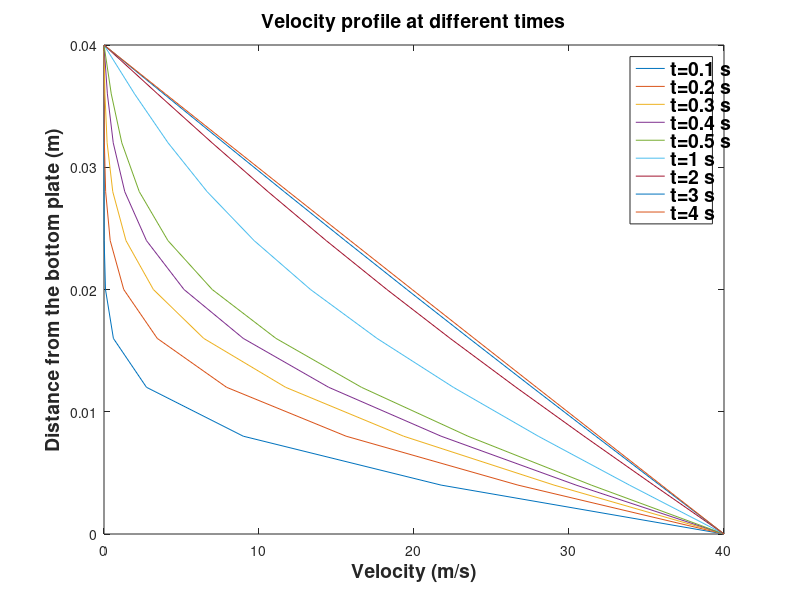

Source code (MATLAB):
%PROJECT 1 - ANALYTICAL SOLUTION

clear;
clc;

%Part 1)
%PARAMETERS
h = 0.04;                   %distance between two parallel plates extended to infinity [m]
nu = 0.000217;              %kinematic viscosity [m^2/s]
U_0 = 40;                   %velocity of lower plate [m/s]
N=11;                     %number of grid points


%TIME = .1 [s]
t=.1;
del_y = h/(N-1);                  %grid point increment
eta_1 = h/(2*sqrt(nu*t));
i=1;
    for y=0:del_y:h
        Y(i) = y;
        eta  = y/(2*sqrt(nu*t)) ;
            for n = 1:10
                A(n) = erfc((2*(n-1)*eta_1)+eta);
                B(n) = erfc((2*(n)*eta_1)-eta);
            end
        X=sum(A);
        Z=sum(B);
        U(i)=U_0*(X-Z);
        i=i+1;
    end
    
%TIME = .2 [s]
t=.2;
del_y = h/(N-1);                  %grid point increment
eta_1 = h/(2*sqrt(nu*t));
i=1;
    for y=0:del_y:h
        Y(i) = y;
        eta  = y/(2*sqrt(nu*t)); 
            for n = 1:10
                A(n) = erfc((2*(n-1)*eta_1)+eta);
                B(n) = erfc((2*(n)*eta_1)-eta);
            end
        X=sum(A);
        Z=sum(B);
        U_2(i)=U_0*(X-Z);
        i=i+1;
    end    

    
%TIME = .3 [s]
t=.3;
del_y = h/(N-1);                  %grid point increment
eta_1 = h/(2*sqrt(nu*t));
i=1;
    for y=0:del_y:h
        Y(i) = y;
        eta  = y/(2*sqrt(nu*t)) ;
            for n = 1:10
                A(n) = erfc((2*(n-1)*eta_1)+eta);
                B(n) = erfc((2*(n)*eta_1)-eta);
            end
        X=sum(A);
        Z=sum(B);
        U_3(i)=U_0*(X-Z);
        i=i+1;
    end        

    
%TIME = .4 [s]
t=.4;
del_y = h/(N-1);                  %grid point increment
eta_1 = h/(2*sqrt(nu*t));
i=1;
    for y=0:del_y:h
        Y(i) = y;
        eta  = y/(2*sqrt(nu*t)) ;
            for n = 1:10
                A(n) = erfc((2*(n-1)*eta_1)+eta);
                B(n) = erfc((2*(n)*eta_1)-eta);
            end
        X=sum(A);
        Z=sum(B);
        U_4(i)=U_0*(X-Z);
        i=i+1;
    end        

    
%TIME = .5 [s]
t=.5;
del_y = h/(N-1);                  %grid point increment
eta_1 = h/(2*sqrt(nu*t));
i=1;
    for y=0:del_y:h
        Y(i) = y;
        eta  = y/(2*sqrt(nu*t)) ;
            for n = 1:10
                A(n) = erfc((2*(n-1)*eta_1)+eta);
                B(n) = erfc((2*(n)*eta_1)-eta);
            end
        X=sum(A);
        Z=sum(B);
        U_5(i)=U_0*(X-Z);
        i=i+1;
    end    
    

%TIME = 1 [s]
t=1;
del_y = h/(N-1);                  %grid point increment
eta_1 = h/(2*sqrt(nu*t));
i=1;
    for y=0:del_y:h
        Y(i) = y;
        eta  = y/(2*sqrt(nu*t)) ;
            for n = 1:10
                A(n) = erfc((2*(n-1)*eta_1)+eta);
                B(n) = erfc((2*(n)*eta_1)-eta);
            end
        X=sum(A);
        Z=sum(B);
        U_6(i)=U_0*(X-Z);
        i=i+1;
    end      
    
    
%TIME = 2 [s]
t=2;
del_y = h/(N-1);                  %grid point increment
eta_1 = h/(2*sqrt(nu*t));
i=1;
    for y=0:del_y:h
        Y(i) = y;
        eta  = y/(2*sqrt(nu*t)) ;
            for n = 1:10
                A(n) = erfc((2*(n-1)*eta_1)+eta);
                B(n) = erfc((2*(n)*eta_1)-eta);
            end
        X=sum(A);
        Z=sum(B);
        U_7(i)=U_0*(X-Z);
        i=i+1;
    end
    
    
%TIME = 3 [s]
t=3;
del_y = h/(N-1);                  %grid point increment
eta_1 = h/(2*sqrt(nu*t));
i=1;
    for y=0:del_y:h
        Y(i) = y;
        eta  = y/(2*sqrt(nu*t)) ;
            for n = 1:10
                A(n) = erfc((2*(n-1)*eta_1)+eta);
                B(n) = erfc((2*(n)*eta_1)-eta);
            end
        X=sum(A);
        Z=sum(B);
        U_8(i)=U_0*(X-Z);
        i=i+1;
    end       

    
%TIME = 4 [s]
t=4;
del_y = h/(N-1);                  %grid point increment
eta_1 = h/(2*sqrt(nu*t));
i=1;
    for y=0:del_y:h
        Y(i) = y;
        eta  = y/(2*sqrt(nu*t)) ;
            for n = 1:10
                A(n) = erfc((2*(n-1)*eta_1)+eta);
                B(n) = erfc((2*(n)*eta_1)-eta);
            end
        X=sum(A);
        Z=sum(B);
        U_9(i)=U_0*(X-Z);
        i=i+1;
    end
    
    
plot(U,Y,U_2,Y,U_3,Y,U_4,Y,U_5,Y,U_6,Y,U_7,Y,U_8,Y,U_9,Y)
title('Velocity profile at different times')
xlabel('Velocity (m/s)')
ylabel('Distance from the bottom plate (m)')
legend('t=0.1 s','t=0.2 s','t=0.3 s','t=0.4 s','t=0.5 s','t=1 s','t=2 s','t=3 s','t=4 s')

figureHandle = gcf;
%# make all text in the figure to size 14 and bold
set(findall(figureHandle,'type','text'),'fontSize',14,'fontWeight','bold')
